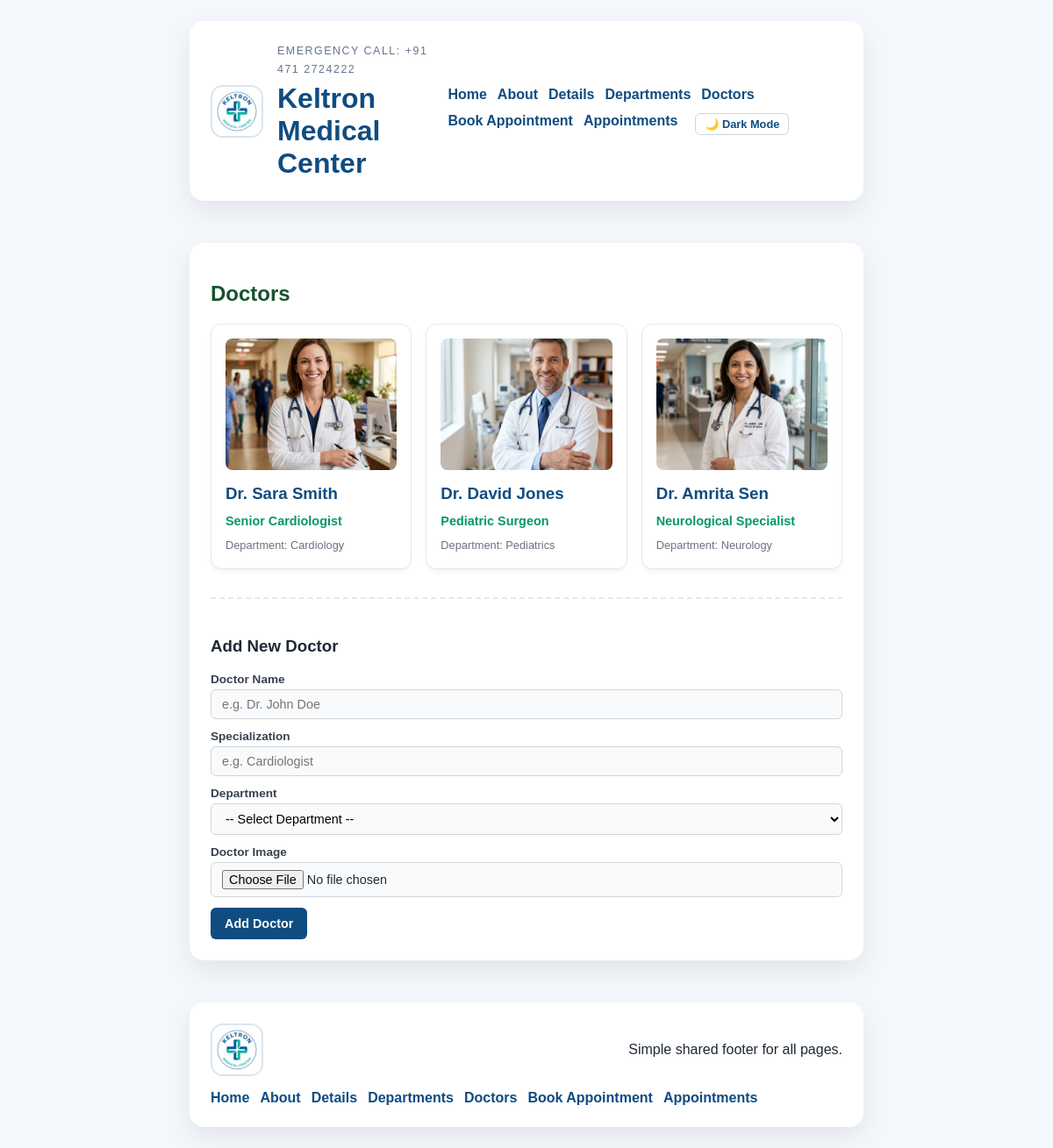
The page /app/doctors on the database its author committed.
### projectapp/models.py (models this page shows)
class doctors(models.Model):
    doc_name = models.CharField(max_length=100)
    doc_spec = models.CharField(max_length=100)
    dep_name = models.ForeignKey(departments,on_delete=models.CASCADE)
    doc_image = models.ImageField(upload_to='doctors')

class departments(models.Model):
    dept_name = models.CharField(max_length=100)
    dep_description = models.TextField()

### projectapp/views.py (the view, shortened to what this page needs)
# urls.py: path('doctors', views.doctors_view, name = "doctors"),
def doctors_view(request):
    all_doctors = doctors.objects.select_related('dep_name').all()
    all_departments = departments.objects.all()
    return render(request, "doctors.html", {"doctors": all_doctors, "departments": all_departments})

### projectapp/templates/doctors.html (shortened to what this page needs)
{% extends "base.html" %}
{% block content %}
<section class="doctors-section">
  <h2>Doctors</h2>
  {% if doctors %}
    <div class="doctors-list">
      {% for doc in doctors %}
        <div class="doctor-card">
          {% if doc.doc_image %}
            <img class="doctor-image" src="{{ doc.doc_image.url }}" alt="{{ doc.doc_name }}" />
          {% endif %}
          <h3>{{ doc.doc_name }}</h3>
          <p class="doctor-spec">{{ doc.doc_spec }}</p>
          <p class="doctor-department">Department: {{ doc.dep_name.dept_name }}</p>
        </div>
      {% endfor %}
    </div>
  {% else %}
    <p>No doctors available.</p>
  {% endif %}
  <div class="form-section">
    <h3>Add New Doctor</h3>
    <form method="POST" enctype="multipart/form-data">
      <div class="form-group">
        <label for="doc_name">Doctor Name</label>
        <input type="text" id="doc_name" name="doc_name" class="form-control" placeholder="e.g. Dr. John Doe" required>
      </div>
      <div class="form-group">
        <label for="doc_spec">Specialization</label>
        <input type="text" id="doc_spec" name="doc_spec" class="form-control" placeholder="e.g. Cardiologist" required>
      </div>
      <div class="form-group">
        <label for="dep_name">Department</label>
        <select id="dep_name" name="dep_name" class="form-control" required>
          <option value="">-- Select Department --</option>
        </select>
      </div>
      <div class="form-group">
        <label for="doc_image">Doctor Image</label>
        <input type="file" id="doc_image" name="doc_image" class="form-control" accept="image/*" required>
      </div>
      <button type="submit" class="btn-submit">Add Doctor</button>
    </form>
  </div>
</section>
{% endblock %}

### static/css/style.css (style rules this page uses)
body { margin: 0; font-family: Arial, sans-serif; background: #f4f7fb; color: #1f2937; }
body { display: flex; min-height: 100vh; flex-direction: column; }
h2 { color: #14532d; }
p { line-height: 1.7; }
.departments-list, .doctors-list { display: grid; grid-template-columns: repeat(auto-fill, minmax(220px, 1fr)); gap: 16px; margin-top: 16px; margin-bottom: 32px; }
.department-card, .doctor-card { background: #ffffff; border: 1px solid #e5e7eb; border-radius: 12px; padding: 16px; box-shadow: 0 4px 6px -1px rgba(0, 0, 0, 0.05); transition: transform 0.2s, box-shadow 0.2s; }
.department-card h3, .doctor-card h3 { margin: 0 0 8px; color: #0f4c81; }
.department-card p, .doctor-card p { margin: 0; font-size: 0.9rem; color: #4b5563; }
.doctor-image { width: 100%; height: 150px; object-fit: cover; border-radius: 8px; margin-bottom: 12px; }
.doctor-spec { font-weight: bold; color: #059669 !important; margin-bottom: 4px !important; }
.doctor-department { font-size: 0.8rem !important; color: #6b7280 !important; }
.form-section { margin-top: 32px; padding-top: 24px; border-top: 2px dashed #e5e7eb; }
.form-group { margin-bottom: 12px; }
.form-group label { display: block; font-size: 0.85rem; font-weight: 600; margin-bottom: 4px; color: #374151; }
.form-control { width: 100%; padding: 8px 12px; font-size: 0.9rem; border: 1px solid #d1d5db; border-radius: 6px; box-sizing: border-box; background: #f9fafb; transition: border-color 0.2s, box-shadow 0.2s; }
.btn-submit { background: #0f4c81; color: #ffffff; padding: 10px 16px; font-size: 0.9rem; font-weight: 600; border: none; border-radius: 6px; cursor: pointer; transition: background-color 0.2s; }

### rows shown on the page
doctors: doc_image (picture), doc_name "Dr. Sara Smith", doc_spec "Senior Cardiologist", dep_name.dept_name "Cardiology"
doctors: doc_image (picture), doc_name "Dr. David Jones", doc_spec "Pediatric Surgeon", dep_name.dept_name "Pediatrics"
doctors: doc_image (picture), doc_name "Dr. Amrita Sen", doc_spec "Neurological Specialist", dep_name.dept_name "Neurology"
